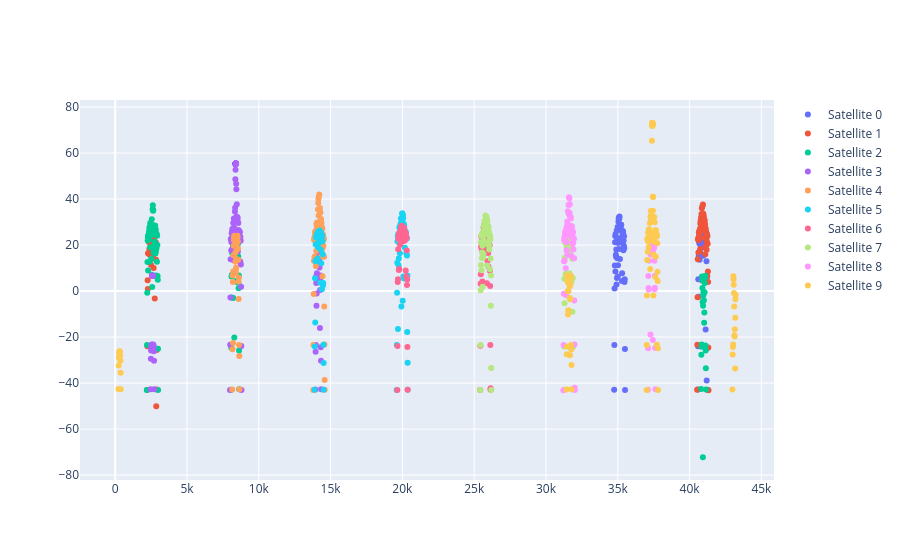

The code cell stored with this chart in its notebook:
### Code cell
fig = go.Figure()
for idx in range(len(stk_object.satellites)):
    df = uplink_budget[0][idx]
    fig.add_trace(go.Scatter(x=df["Time"],y=df["Link Margin"],mode="markers",name=f"Satellite {idx}"))
fig.show()
